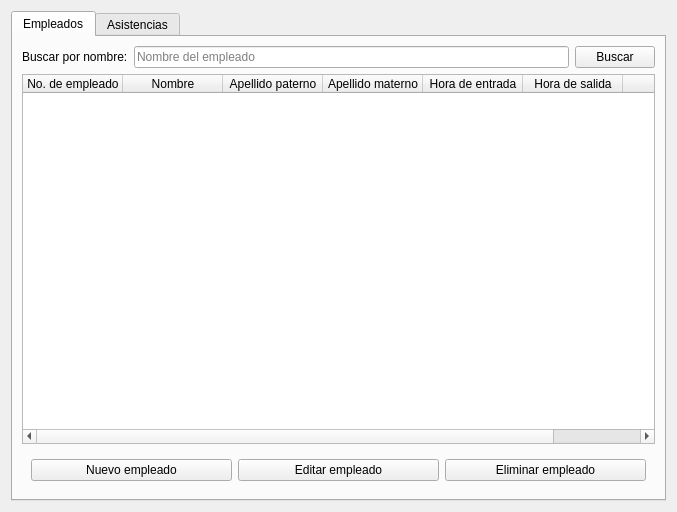
<?xml version="1.0" encoding="UTF-8"?>
<ui version="4.0">
 <class>VentanaAdministrador</class>
 <widget class="QWidget" name="VentanaAdministrador">
  <property name="geometry">
   <rect>
    <x>0</x>
    <y>0</y>
    <width>677</width>
    <height>512</height>
   </rect>
  </property>
  <property name="windowTitle">
   <string>JEB - Panel de administracion</string>
  </property>
  <layout class="QGridLayout" name="gridLayout">
   <item row="0" column="0">
    <widget class="QTabWidget" name="tabVistas">
     <property name="tabPosition">
      <enum>QTabWidget::North</enum>
     </property>
     <property name="currentIndex">
      <number>0</number>
     </property>
     <widget class="QWidget" name="vistaEmpleados">
      <property name="layoutDirection">
       <enum>Qt::LeftToRight</enum>
      </property>
      <attribute name="title">
       <string>Empleados</string>
      </attribute>
      <layout class="QGridLayout" name="gridLayout_3">
       <item row="0" column="1">
        <widget class="QLineEdit" name="campoBusqueda">
         <property name="placeholderText">
          <string>Nombre del empleado</string>
         </property>
        </widget>
       </item>
       <item row="0" column="2">
        <widget class="QPushButton" name="botonBuscar">
         <property name="text">
          <string>Buscar</string>
         </property>
        </widget>
       </item>
       <item row="0" column="0">
        <widget class="QLabel" name="etiquetaBuscar">
         <property name="text">
          <string>Buscar por nombre:</string>
         </property>
        </widget>
       </item>
       <item row="1" column="0" colspan="3">
        <widget class="QTableWidget" name="tablaEmpleados">
         <column>
          <property name="text">
           <string>No. de empleado</string>
          </property>
         </column>
         <column>
          <property name="text">
           <string>Nombre</string>
          </property>
         </column>
         <column>
          <property name="text">
           <string>Apellido paterno</string>
          </property>
         </column>
         <column>
          <property name="text">
           <string>Apellido materno</string>
          </property>
         </column>
         <column>
          <property name="text">
           <string>Hora de entrada</string>
          </property>
         </column>
         <column>
          <property name="text">
           <string>Hora de salida</string>
          </property>
         </column>
         <column>
          <property name="text">
           <string/>
          </property>
         </column>
        </widget>
       </item>
       <item row="2" column="0" colspan="3">
        <widget class="QWidget" name="panelSur" native="true">
         <layout class="QHBoxLayout" name="horizontalLayout">
          <item>
           <widget class="QPushButton" name="botonAgregarEmpleado">
            <property name="text">
             <string>Nuevo empleado</string>
            </property>
           </widget>
          </item>
          <item>
           <widget class="QPushButton" name="botonEditarEmpleado">
            <property name="text">
             <string>Editar empleado</string>
            </property>
           </widget>
          </item>
          <item>
           <widget class="QPushButton" name="botonEliminarEmpleado">
            <property name="text">
             <string>Eliminar empleado</string>
            </property>
           </widget>
          </item>
         </layout>
        </widget>
       </item>
      </layout>
     </widget>
     <widget class="QWidget" name="vistaAsistencias">
      <attribute name="title">
       <string>Asistencias</string>
      </attribute>
      <layout class="QGridLayout" name="gridLayout_2">
       <item row="0" column="0">
        <widget class="QTableWidget" name="tablaAsistencias">
         <column>
          <property name="text">
           <string>No. de Empleado</string>
          </property>
         </column>
         <column>
          <property name="text">
           <string>Nombre</string>
          </property>
         </column>
         <column>
          <property name="text">
           <string>Fecha</string>
          </property>
         </column>
         <column>
          <property name="text">
           <string>Hora de llegada</string>
          </property>
         </column>
         <column>
          <property name="text">
           <string>Hora de salida</string>
          </property>
         </column>
         <column>
          <property name="text">
           <string>Retraso</string>
          </property>
         </column>
        </widget>
       </item>
       <item row="1" column="0">
        <widget class="QWidget" name="panelSur_2" native="true">
         <layout class="QHBoxLayout" name="horizontalLayout_2">
          <item>
           <widget class="QPushButton" name="botonEliminarRegistro">
            <property name="text">
             <string>Eliminar registro</string>
            </property>
           </widget>
          </item>
         </layout>
        </widget>
       </item>
      </layout>
     </widget>
    </widget>
   </item>
  </layout>
 </widget>
 <resources/>
 <connections/>
</ui>
